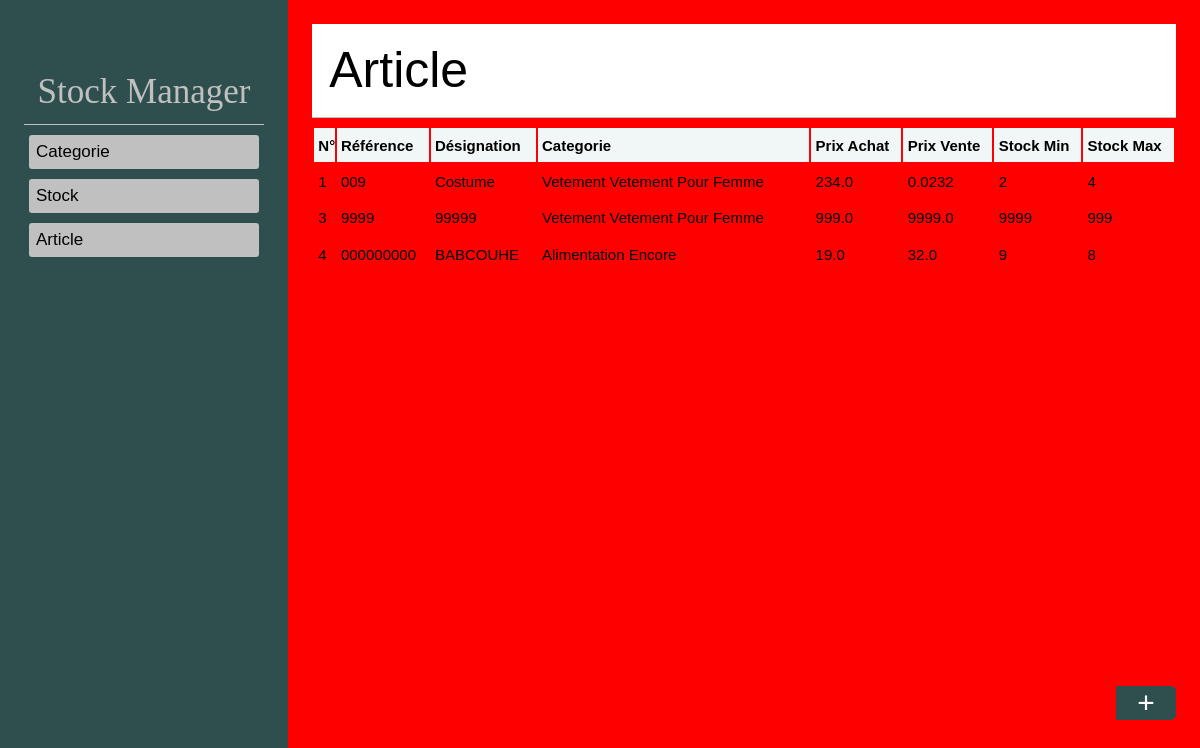
Screenshot of /stock/liste_article/ with the database file from the repository.
### stock/models.py (models this page shows, shortened)
class article(models.Model):
    reference = models.CharField(max_length=100)
    designation =models.CharField(max_length=100)
    description =models.TextField(max_length=300)
    prixAchat = models.FloatField(default=0.0)
    prixVente = models.FloatField(default=0.0)
    stockmin = models.IntegerField(default=0)
    stockmax = models.IntegerField(default=0)
    categorie = models.ForeignKey(categorie,on_delete=models.PROTECT, related_name="articles")

class categorie(models.Model):
    designation = models.CharField(max_length=100)
    description = models.CharField(max_length=200)
    isarchived = models.BooleanField(default="False")
    def __str__(self):
        return f"{self.designation} {self.description}"

### stock/views.py (the view)
# urls.py: path('liste_article/', views.liste_articles, name="liste_article"),
def liste_articles(request):
    articles = models.article.objects.all().order_by('categorie')
    return render(request, 'stock/article/liste_article.html',{"article":articles})

### stock/templates/stock/article/liste_article.html (shortened to what this page needs)
{% extends 'base.html' %}
{% block content %}
<div class="title-index">
    <span>article</span>
</div>
<div class="content-article">
    <table>
        <tr>
            <th>n°</th>
            <th>référence</th>
            <th>désignation</th>
            <th>categorie</th>
            <th>prix achat</th>
            <th>prix vente</th>
            <th>stock min</th>
            <th>stock max</th>
        </tr>
        {% for art in article %}
        <tr>
            <td><a href="{% url 'detail_articles' art.id %}">{{art.id}}</a></td>
            <td><a href="{% url 'detail_articles' art.id %}">{{art.reference}}</a></td>
            <td><a href="{% url 'detail_articles' art.id %}">{{art.designation}}</a></td>
            <td><a href="{% url 'detail_articles' art.id %}">{{art.categorie}}</a></td>
            <td><a href="{% url 'detail_articles' art.id %}">{{art.prixAchat}}</a></td>
            <td><a href="{% url 'detail_articles' art.id %}">{{art.prixVente}}</a></td>
            <td><a href="{% url 'detail_articles' art.id %}">{{art.stockmin}}</a></td>
            <td><a href="{% url 'detail_articles' art.id %}">{{art.stockmax}}</a></td>
        </tr>
        {% endfor %}
    </table>
<a href="{% url 'add_article' %}"><div class="add-article">+</div></a>
</div>
{% endblock %}

### stock/static/stock/style.css (style rules this page uses)
body { background-color: red; }

### templates/base.html (style rules this page uses)
body { margin: 0% ; }
a { text-decoration: none; color: black; }

### stock/templates/stock/article/liste_article.html (style rules this page uses)
.title-index { padding: 2%; font-size: 50px; text-transform: capitalize; font-family: sans-serif; border-bottom: 1px solid silver; position: sticky; top: 0px; background-color: white; }
.content-article table { width: 100%; padding: 1% 0%; font-size: 15px; font-family: sans-serif; text-transform: capitalize; }
.content-article th { background-color: #f1f6f6; padding: 1% 0.5%; text-align: left; }
.content-article td { padding: 1% 0.5%; text-align: left; }
.content-article .add-article { background-color: darkslategray; width: 5%; text-align: center; font-family: sans-serif; font-size: 30px; color: white; border-top-right-radius: 5px; border-bottom-right-radius: 5px; position: fixed; right: 2%; bottom: 10%; }

### rows the page displays
article: id "1", reference "009", designation "Costume", categorie "Vetement Vetement Pour Femme", prixAchat "234.0", prixVente "0.0232", stockmin "2", stockmax "4"
article: id "3", reference "9999", designation "99999", categorie "Vetement Vetement Pour Femme", prixAchat "999.0", prixVente "9999.0", stockmin "9999", stockmax "999"
article: id "4", reference "000000000", designation "BABCOUHE", categorie "Alimentation Encore", prixAchat "19.0", prixVente "32.0", stockmin "9", stockmax "8"
